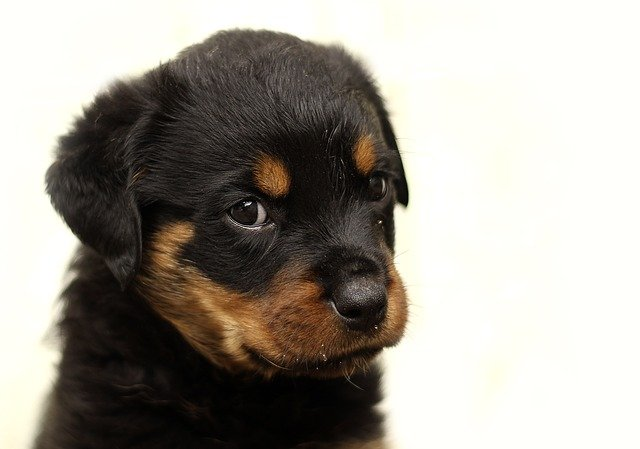
#> input picture hw/image_2.jpg, 640 x 449 px, found by its file name
$ python part2.py
#> lines starting #> are read from the running program, lines starting #| are printed output that depends on the picture; after the words box and inside, x2 and y2 are one past the last pixel; in counts of white or black regions, pixels touching at a corner belong together
import cv2
import numpy as np
import matplotlib.pyplot as plt

def createMask(img):
    # Create a rectangular bounding box around the foreground object
    mask = np.zeros(img.shape[:2], np.uint8)
    rect = (50, 50, img.shape[1]-50, img.shape[0]-50)
    cv2.grabCut(img, mask, rect, None, None, 5, cv2.GC_INIT_WITH_RECT)

    # Create a binary mask from the resulting mask
    mask = np.where((mask==2)|(mask==0), 0, 255).astype('uint8')

    return mask

def combineForegroundBackground(fgImg, fgMask, bgImg, topLeft):
    # Get the dimensions of the foreground image and background image
    fgH, fgW = fgImg.shape[:2]
    bgH, bgW = bgImg.shape[:2]

    # Get the position of the top-left corner of the foreground image in the background image
    fgTop, fgLeft = topLeft

    # Calculate the position of the bottom-right corner of the foreground image in the background image
    fgBottom = fgTop + fgH
    fgRight = fgLeft + fgW

    # Create a copy of the background image
    outputImg = bgImg.copy()

    # Loop through each pixel in the foreground mask
    for y in range(fgH):
        for x in range(fgW):
            # If the pixel belongs to the foreground object
            if fgMask[y,x] > 0:
                # Calculate the corresponding position in the background image
                bgX = fgLeft + x
                bgY = fgTop + y

                # Make sure the position is within the bounds of the background image
                if bgX >= 0 and bgX < bgW and bgY >= 0 and bgY < bgH:
                    # Copy the pixel value from the foreground image to the background image
                    outputImg[bgY,bgX] = fgImg[y,x]

    return outputImg

# Load the foreground and background images
fgImg = cv2.imread(r"C:\Users\ecena\OneDrive\Belgeler\Image Processing\hw\image_2.jpg")
#> fgImg is the input picture: shape (449, 640, 3); mean B, G, R 149.4, 157.1, 161.8
bgImg = cv2.imread(r"C:\Users\ecena\OneDrive\Belgeler\Image Processing\hw\background.jpg")
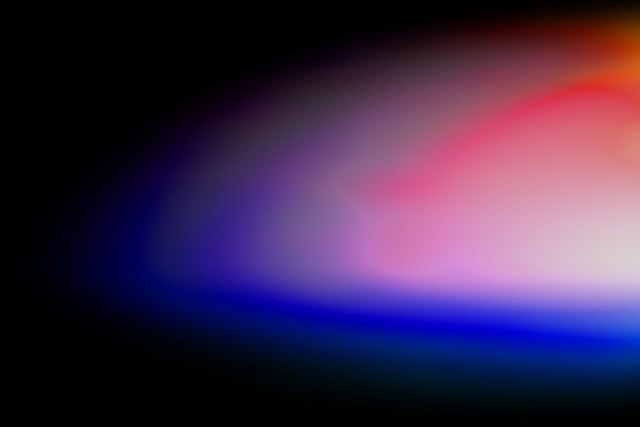
#> input picture hw/background.jpg, 1280 x 853 px, found by its file name (shown at 1/2 size)
#> bgImg is the input picture: shape (853, 1280, 3); mean B, G, R 75.1, 40.5, 62.3

# Create a mask of the foreground image
fgMask = createMask(fgImg)
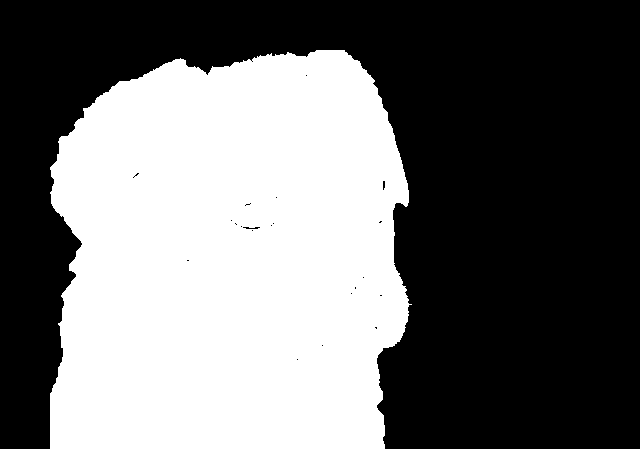
#> fgMask: shape (449, 640); 43.7% white; 1 white region, box (x1, y1, x2, y2) and area: (50, 50, 412, 449) 125663

def gaussianSmoothing(img, sigma):
    ksize = int(6*sigma) + 1
    kernel = cv2.getGaussianKernel(ksize, sigma)
    smoothedImg = cv2.sepFilter2D(img, -1, kernel, kernel)
    return smoothedImg
sigmasforbackground=[5,10]
fig, axs = plt.subplots(1, len(sigmasforbackground)+1, figsize=(15, 5))
axs[0].imshow(cv2.cvtColor(bgImg, cv2.COLOR_BGR2RGB))
axs[0].set_title("Background Image")
for i, sigma in enumerate(sigmasforbackground):
    smoothedImg = gaussianSmoothing(bgImg, sigma)

    axs[i+1].imshow(cv2.cvtColor(smoothedImg,cv2.COLOR_BGR2RGB))
    axs[i+1].set_title(f"Sigma = {sigma}")
plt.show()

def unsharpMasking(img, sigma):
    blurredImg = gaussianSmoothing(img, sigma)
    unsharpImg = cv2.addWeighted(img, 1.5, blurredImg, -0.5, 0)
    return unsharpImg
sigmasforforeground=[3,8]
fig, axs = plt.subplots(1, len(sigmasforforeground)+1, figsize=(15, 5))
axs[0].imshow(cv2.cvtColor(fgImg, cv2.COLOR_BGR2RGB))
axs[0].set_title("Foreground Image")
for i, sigma in enumerate(sigmasforforeground):
    smoothedImg = unsharpMasking(fgImg, sigma)
    axs[i+1].imshow(cv2.cvtColor(smoothedImg,cv2.COLOR_BGR2RGB))
    axs[i+1].set_title(f"Sigma = {sigma}")
plt.show()
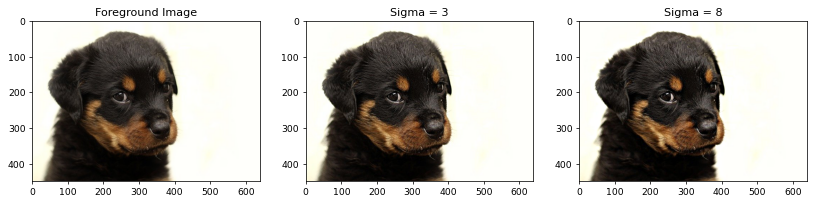
#> figure drawn by matplotlib, 3 panels

def combineSharpenedForegroundSmoothedBackground(fgImg, fgMask, bgImg, bgSigma, fgSigma, topLeft):
    smoothedBgImg = gaussianSmoothing(bgImg, bgSigma)
    sharpenedFgImg = unsharpMasking(fgImg, fgSigma)
    combinedImg = combineForegroundBackground(sharpenedFgImg, fgMask, smoothedBgImg, topLeft)
#> after the loop in combineForegroundBackground, `for y in range(fgH):`:
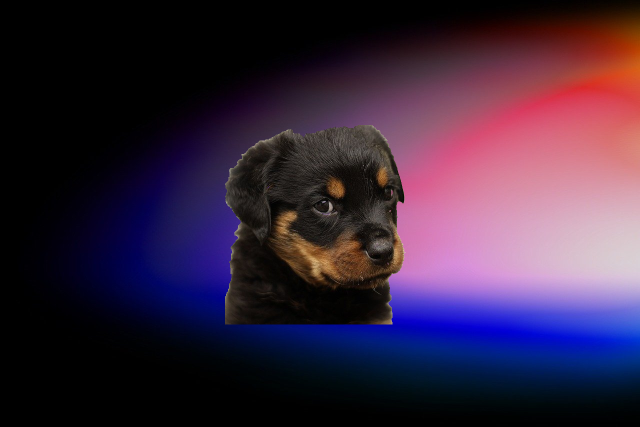
#> outputImg: shape (853, 1280, 3) (shown at 1/2 size); 11.51% of pixels changed, all inside (x1, y1, x2, y2) = (450, 250, 812, 649)

    return combinedImg
combinedImg = combineSharpenedForegroundSmoothedBackground(fgImg, fgMask, bgImg, 0, 0, ((200, 400)))
combinedImg2 = combineSharpenedForegroundSmoothedBackground(fgImg, fgMask, bgImg, 3, 5, ((200, 400)))
#> call 2 of combineForegroundBackground, with topLeft = (200, 400)
#> after the loop in combineForegroundBackground (call 2), `for y in range(fgH):`:
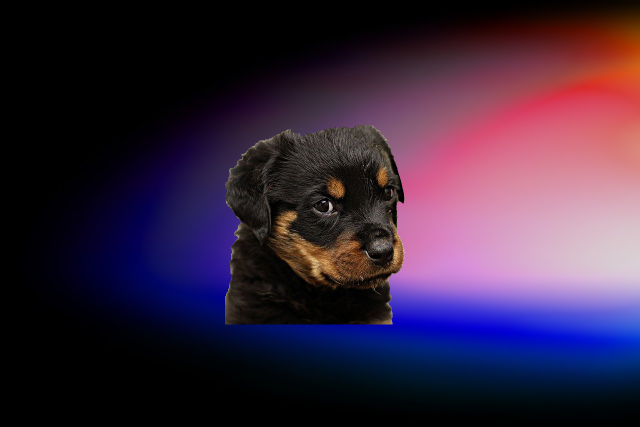
#> outputImg: shape (853, 1280, 3) (shown at 1/2 size); mean B, G, R 61.2, 37.2, 56.1
combinedImg3 = combineSharpenedForegroundSmoothedBackground(fgImg, fgMask, bgImg, 8, 10, ((200, 400)))
#> call 3 of combineForegroundBackground, with topLeft = (200, 400)
#> after the loop in combineForegroundBackground (call 3), `for y in range(fgH):`:
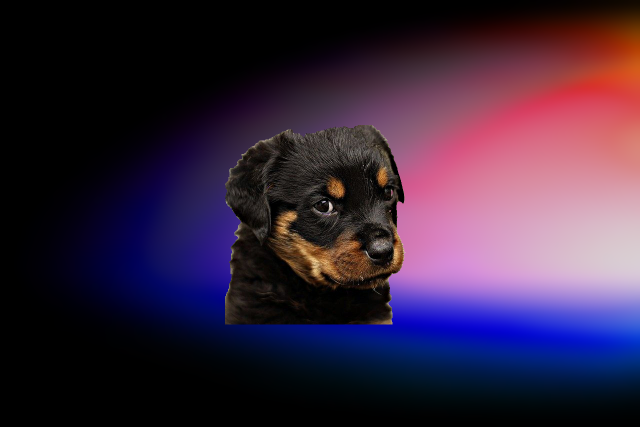
#> outputImg: shape (853, 1280, 3) (shown at 1/2 size); mean B, G, R 61.1, 37, 56
fig, axs = plt.subplots(1, 3)
fig.set_size_inches(15,5)

axs[0].imshow(combinedImg[:,:,::-1])
axs[0].set_title("Combined Image 1")
axs[1].imshow(combinedImg2[:,:,::-1])
axs[1].set_title("Combined Image 2")
axs[2].imshow(combinedImg3[:,:,::-1])
axs[2].set_title("Combined Image 3")

plt.show()
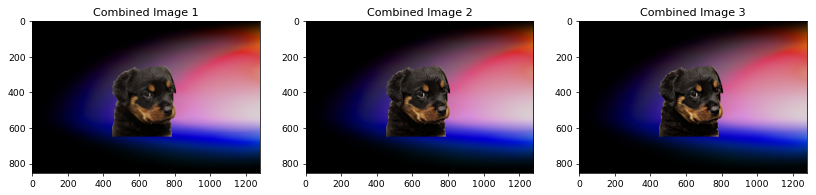
#> figure drawn by matplotlib, 3 panels
cv2.waitKey(0)
cv2.destroyAllWindows()
